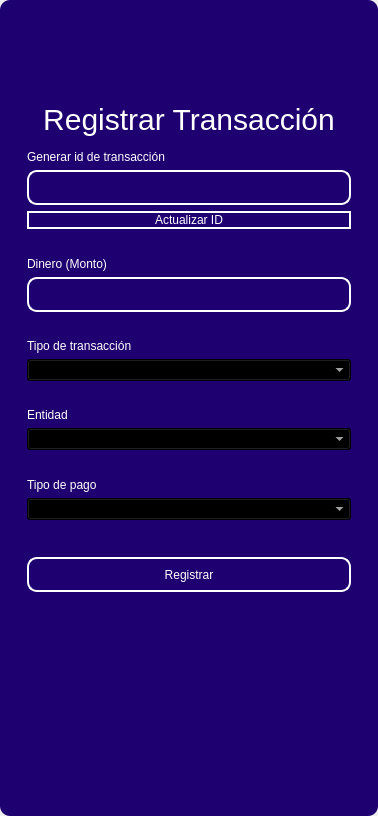
<?xml version="1.0" encoding="UTF-8"?>
<ui version="4.0">
 <class>MainWindow</class>
 <widget class="QMainWindow" name="MainWindow">
  <property name="geometry">
   <rect>
    <x>0</x>
    <y>0</y>
    <width>378</width>
    <height>816</height>
   </rect>
  </property>
  <property name="windowTitle">
   <string>MainWindow</string>
  </property>
  <property name="styleSheet">
   <string notr="true"/>
  </property>
  <widget class="QWidget" name="centralwidget">
   <property name="styleSheet">
    <string notr="true"/>
   </property>
   <layout class="QVBoxLayout" name="verticalLayout">
    <property name="spacing">
     <number>0</number>
    </property>
    <property name="leftMargin">
     <number>0</number>
    </property>
    <property name="topMargin">
     <number>0</number>
    </property>
    <property name="rightMargin">
     <number>0</number>
    </property>
    <property name="bottomMargin">
     <number>0</number>
    </property>
    <item>
     <widget class="QFrame" name="frame">
      <property name="enabled">
       <bool>true</bool>
      </property>
      <property name="styleSheet">
       <string notr="true">QFrame {
	border-radius:10px;
	background-color:#1E0070;
 }
</string>
      </property>
      <property name="frameShape">
       <enum>QFrame::StyledPanel</enum>
      </property>
      <property name="frameShadow">
       <enum>QFrame::Raised</enum>
      </property>
      <layout class="QVBoxLayout" name="verticalLayout_2">
       <item>
        <widget class="QFrame" name="frame_superior">
         <property name="minimumSize">
          <size>
           <width>0</width>
           <height>40</height>
          </size>
         </property>
         <property name="maximumSize">
          <size>
           <width>16777215</width>
           <height>40</height>
          </size>
         </property>
         <property name="styleSheet">
          <string notr="true">QPushButton{
border-radius:18px;
}

QPushButton:hover{
	background-color: rgb(0, 0, 0);
}
</string>
         </property>
         <property name="frameShape">
          <enum>QFrame::StyledPanel</enum>
         </property>
         <property name="frameShadow">
          <enum>QFrame::Raised</enum>
         </property>
         <layout class="QHBoxLayout" name="horizontalLayout_3">
          <property name="spacing">
           <number>4</number>
          </property>
          <property name="leftMargin">
           <number>0</number>
          </property>
          <property name="topMargin">
           <number>0</number>
          </property>
          <property name="rightMargin">
           <number>0</number>
          </property>
          <property name="bottomMargin">
           <number>0</number>
          </property>
          <item>
           <widget class="QPushButton" name="btn_icon">
            <property name="text">
             <string/>
            </property>
            <property name="iconSize">
             <size>
              <width>40</width>
              <height>40</height>
             </size>
            </property>
           </widget>
          </item>
          <item>
           <spacer name="horizontalSpacer_2">
            <property name="orientation">
             <enum>Qt::Horizontal</enum>
            </property>
            <property name="sizeHint" stdset="0">
             <size>
              <width>443</width>
              <height>20</height>
             </size>
            </property>
           </spacer>
          </item>
          <item>
           <widget class="QPushButton" name="bt_minimizar">
            <property name="minimumSize">
             <size>
              <width>38</width>
              <height>38</height>
             </size>
            </property>
            <property name="maximumSize">
             <size>
              <width>38</width>
              <height>38</height>
             </size>
            </property>
            <property name="cursor">
             <cursorShape>PointingHandCursor</cursorShape>
            </property>
            <property name="text">
             <string/>
            </property>
            <property name="icon">
             <iconset>
              <normaloff>image/minus.svg</normaloff>image/minus.svg</iconset>
            </property>
            <property name="iconSize">
             <size>
              <width>38</width>
              <height>38</height>
             </size>
            </property>
           </widget>
          </item>
          <item>
           <widget class="QPushButton" name="bt_maximizar">
            <property name="minimumSize">
             <size>
              <width>38</width>
              <height>38</height>
             </size>
            </property>
            <property name="maximumSize">
             <size>
              <width>38</width>
              <height>38</height>
             </size>
            </property>
            <property name="cursor">
             <cursorShape>PointingHandCursor</cursorShape>
            </property>
            <property name="text">
             <string/>
            </property>
            <property name="icon">
             <iconset>
              <normaloff>image/chevron-up.svg</normaloff>image/chevron-up.svg</iconset>
            </property>
            <property name="iconSize">
             <size>
              <width>38</width>
              <height>38</height>
             </size>
            </property>
           </widget>
          </item>
          <item>
           <widget class="QPushButton" name="bt_restaurar">
            <property name="minimumSize">
             <size>
              <width>38</width>
              <height>38</height>
             </size>
            </property>
            <property name="maximumSize">
             <size>
              <width>38</width>
              <height>38</height>
             </size>
            </property>
            <property name="cursor">
             <cursorShape>PointingHandCursor</cursorShape>
            </property>
            <property name="text">
             <string/>
            </property>
            <property name="icon">
             <iconset>
              <normaloff>image/chevron-down.svg</normaloff>image/chevron-down.svg</iconset>
            </property>
            <property name="iconSize">
             <size>
              <width>38</width>
              <height>38</height>
             </size>
            </property>
           </widget>
          </item>
          <item>
           <widget class="QPushButton" name="bt_cerrar">
            <property name="minimumSize">
             <size>
              <width>38</width>
              <height>38</height>
             </size>
            </property>
            <property name="maximumSize">
             <size>
              <width>38</width>
              <height>38</height>
             </size>
            </property>
            <property name="cursor">
             <cursorShape>PointingHandCursor</cursorShape>
            </property>
            <property name="text">
             <string/>
            </property>
            <property name="icon">
             <iconset>
              <normaloff>image/x.svg</normaloff>image/x.svg</iconset>
            </property>
            <property name="iconSize">
             <size>
              <width>38</width>
              <height>38</height>
             </size>
            </property>
           </widget>
          </item>
         </layout>
        </widget>
       </item>
       <item>
        <widget class="QFrame" name="frame_3">
         <property name="styleSheet">
          <string notr="true">QLabel {
	color: rgb(255, 255, 254);
	font: 12pt &quot;Arial&quot;;
	background-color: rgba(0, 0, 0,0);
}

QTextEdit{
background-color: rgba(0, 0, 0,0);
border-radius:10px; 
font: 12pt &quot;Arial&quot;;
color: rgb(255, 255, 254);
border: 2px solid  rgb(255, 255, 255);

}

QTextEdit:hover{
background-color: rgba(0, 0, 0,0);
border-radius:10px; 
font: 12pt &quot;Arial&quot;;
border: 2px solid  rgb(120, 0, 171);
}

QTextEdit:focus{
background-color: rgb(0, 0, 0);
border-radius:10px; 
font: 12pt &quot;Arial&quot;;
border: 2px solid rgb(120, 0, 171);
}

QLineEdit{
background-color: rgba(0, 0, 0,0);
border-radius:10px; 
font: 12pt &quot;Arial&quot;;
color: rgb(255, 255, 254);
border: 2px solid  rgb(255, 255, 255);

}

QLineEdit:hover{
background-color: rgba(0, 0, 0,0);
border-radius:10px; 
font: 12pt &quot;Arial&quot;;
border: 2px solid  rgb(120, 0, 171);
}

QLineEdit:focus{
background-color: rgb(0, 0, 0);
border-radius:10px; 
font: 12pt &quot;Arial&quot;;
border: 2px solid rgb(120, 0, 171);
}

QCheckBox{
	font: 12pt &quot;Arial&quot;;
	color: rgb(255, 255, 255);
}

QCheckBox::indicator {
    width: 18px;
    height:18px;
}

QCheckBox::indicator:unchecked {
   background-image: url(image/square.svg);
}

QCheckBox::indicator:checked {
   background-image: url(image/check-square.svg);
}

QPushButton{
border-radius:10px; 
font: 12pt &quot;Arial&quot;;
color: rgb(255, 255, 254);
border: 2px solid #ffffff;
}

QPushButton:hover{
border-radius:10px; 
font: 12pt &quot;Arial&quot;;
color: rgb(255, 255, 255);
border: 2px solid rgb(120, 0, 171);
	background-color: rgb(120, 0, 171);
}
</string>
         </property>
         <property name="frameShape">
          <enum>QFrame::StyledPanel</enum>
         </property>
         <property name="frameShadow">
          <enum>QFrame::Raised</enum>
         </property>
         <layout class="QHBoxLayout" name="horizontalLayout_4">
          <item>
           <layout class="QVBoxLayout" name="verticalLayout_4" stretch="0,0,0">
            <property name="spacing">
             <number>66</number>
            </property>
            <property name="sizeConstraint">
             <enum>QLayout::SetDefaultConstraint</enum>
            </property>
            <property name="leftMargin">
             <number>0</number>
            </property>
            <item>
             <widget class="QFrame" name="frame_4">
              <property name="sizePolicy">
               <sizepolicy hsizetype="Fixed" vsizetype="Fixed">
                <horstretch>1</horstretch>
                <verstretch>0</verstretch>
               </sizepolicy>
              </property>
              <property name="maximumSize">
               <size>
                <width>750</width>
                <height>600</height>
               </size>
              </property>
              <property name="layoutDirection">
               <enum>Qt::LeftToRight</enum>
              </property>
              <property name="autoFillBackground">
               <bool>false</bool>
              </property>
              <property name="styleSheet">
               <string notr="true">QLabel {
	color: rgb(255, 255, 254);
	font: 12pt &quot;Arial&quot;;
	background-color: rgba(0, 0, 0,0);
}


QLineEdit{
background-color: rgba(0, 0, 0,0);
border-radius:10px; 
font: 12pt &quot;Arial&quot;;
color: rgb(255, 255, 254);
border: 2px solid  rgb(255, 255, 255);

}

QLineEdit:hover{
background-color: rgba(0, 0, 0,0);
border-radius:10px; 
font: 12pt &quot;Arial&quot;;
border: 2px solid  rgb(120, 0, 171);
}

QLineEdit:focus{
background-color: rgb(0, 0, 0);
border-radius:10px; 
font: 12pt &quot;Arial&quot;;
border: 2px solid rgb(120, 0, 171);
}

QCheckBox{
	font: 12pt &quot;Arial&quot;;
	color: rgb(255, 255, 255);
}

QCheckBox::indicator {
    width: 18px;
    height:18px;
}

QCheckBox::indicator:unchecked {
   background-image: url(image/square.svg);
}

QCheckBox::indicator:checked {
   background-image: url(image/check-square.svg);
}

QPushButton{
border-radius:10px; 
font: 12pt &quot;Arial&quot;;
color: rgb(255, 255, 254);
border: 2px solid #ffffff;
}

QPushButton:hover{
border-radius:10px; 
font: 12pt &quot;Arial&quot;;
color: rgb(255, 255, 255);
border: 2px solid rgb(120, 0, 171);
	background-color: rgb(120, 0, 171);
}
</string>
              </property>
              <property name="frameShape">
               <enum>QFrame::StyledPanel</enum>
              </property>
              <property name="frameShadow">
               <enum>QFrame::Raised</enum>
              </property>
              <layout class="QVBoxLayout" name="verticalLayout_3">
               <property name="sizeConstraint">
                <enum>QLayout::SetDefaultConstraint</enum>
               </property>
               <property name="leftMargin">
                <number>9</number>
               </property>
               <property name="topMargin">
                <number>9</number>
               </property>
               <item>
                <spacer name="verticalSpacer_3">
                 <property name="orientation">
                  <enum>Qt::Vertical</enum>
                 </property>
                 <property name="sizeHint" stdset="0">
                  <size>
                   <width>20</width>
                   <height>40</height>
                  </size>
                 </property>
                </spacer>
               </item>
               <item>
                <widget class="QLabel" name="label_3">
                 <property name="minimumSize">
                  <size>
                   <width>100</width>
                   <height>50</height>
                  </size>
                 </property>
                 <property name="styleSheet">
                  <string notr="true">font-size: 30px</string>
                 </property>
                 <property name="text">
                  <string>Registrar Transacción</string>
                 </property>
                 <property name="alignment">
                  <set>Qt::AlignCenter</set>
                 </property>
                </widget>
               </item>
               <item>
                <widget class="QLabel" name="label_4">
                 <property name="text">
                  <string>Generar id de transacción</string>
                 </property>
                </widget>
               </item>
               <item>
                <widget class="QLineEdit" name="idtxt">
                 <property name="enabled">
                  <bool>false</bool>
                 </property>
                 <property name="minimumSize">
                  <size>
                   <width>0</width>
                   <height>35</height>
                  </size>
                 </property>
                 <property name="text">
                  <string/>
                 </property>
                </widget>
               </item>
               <item>
                <widget class="QPushButton" name="btn_generate">
                 <property name="cursor">
                  <cursorShape>PointingHandCursor</cursorShape>
                 </property>
                 <property name="text">
                  <string>Actualizar ID</string>
                 </property>
                </widget>
               </item>
               <item>
                <spacer name="verticalSpacer_4">
                 <property name="orientation">
                  <enum>Qt::Vertical</enum>
                 </property>
                 <property name="sizeHint" stdset="0">
                  <size>
                   <width>20</width>
                   <height>40</height>
                  </size>
                 </property>
                </spacer>
               </item>
               <item>
                <widget class="QLabel" name="label_5">
                 <property name="text">
                  <string>Dinero (Monto)</string>
                 </property>
                </widget>
               </item>
               <item>
                <widget class="QLineEdit" name="amounttxt">
                 <property name="minimumSize">
                  <size>
                   <width>0</width>
                   <height>35</height>
                  </size>
                 </property>
                 <property name="maximumSize">
                  <size>
                   <width>16777215</width>
                   <height>16777215</height>
                  </size>
                 </property>
                 <property name="echoMode">
                  <enum>QLineEdit::Normal</enum>
                 </property>
                </widget>
               </item>
               <item>
                <spacer name="verticalSpacer_5">
                 <property name="orientation">
                  <enum>Qt::Vertical</enum>
                 </property>
                 <property name="sizeHint" stdset="0">
                  <size>
                   <width>20</width>
                   <height>40</height>
                  </size>
                 </property>
                </spacer>
               </item>
               <item>
                <widget class="QLabel" name="label">
                 <property name="text">
                  <string>Tipo de transacción</string>
                 </property>
                </widget>
               </item>
               <item>
                <widget class="QComboBox" name="type_trans_combobox">
                 <property name="cursor">
                  <cursorShape>PointingHandCursor</cursorShape>
                 </property>
                 <property name="styleSheet">
                  <string notr="true">background-color: rgb(0, 0, 0);
color: rgb(255, 255, 255);</string>
                 </property>
                </widget>
               </item>
               <item>
                <spacer name="verticalSpacer_10">
                 <property name="orientation">
                  <enum>Qt::Vertical</enum>
                 </property>
                 <property name="sizeHint" stdset="0">
                  <size>
                   <width>20</width>
                   <height>40</height>
                  </size>
                 </property>
                </spacer>
               </item>
               <item>
                <widget class="QLabel" name="label_2">
                 <property name="text">
                  <string>Entidad </string>
                 </property>
                </widget>
               </item>
               <item>
                <widget class="QComboBox" name="entity_combobox">
                 <property name="cursor">
                  <cursorShape>PointingHandCursor</cursorShape>
                 </property>
                 <property name="styleSheet">
                  <string notr="true">background-color: rgb(0, 0, 0);
color: rgb(255, 255, 255);</string>
                 </property>
                </widget>
               </item>
               <item>
                <spacer name="verticalSpacer_6">
                 <property name="orientation">
                  <enum>Qt::Vertical</enum>
                 </property>
                 <property name="sizeHint" stdset="0">
                  <size>
                   <width>20</width>
                   <height>40</height>
                  </size>
                 </property>
                </spacer>
               </item>
               <item>
                <widget class="QLabel" name="label_7">
                 <property name="text">
                  <string>Tipo de pago</string>
                 </property>
                </widget>
               </item>
               <item>
                <widget class="QComboBox" name="type_pay_combobox">
                 <property name="cursor">
                  <cursorShape>PointingHandCursor</cursorShape>
                 </property>
                 <property name="styleSheet">
                  <string notr="true">background-color: rgb(0, 0, 0);
color: rgb(255, 255, 255);</string>
                 </property>
                </widget>
               </item>
               <item>
                <spacer name="verticalSpacer_9">
                 <property name="orientation">
                  <enum>Qt::Vertical</enum>
                 </property>
                 <property name="sizeHint" stdset="0">
                  <size>
                   <width>20</width>
                   <height>50</height>
                  </size>
                 </property>
                </spacer>
               </item>
               <item>
                <widget class="QPushButton" name="btn_add">
                 <property name="minimumSize">
                  <size>
                   <width>0</width>
                   <height>35</height>
                  </size>
                 </property>
                 <property name="cursor">
                  <cursorShape>PointingHandCursor</cursorShape>
                 </property>
                 <property name="text">
                  <string>Registrar</string>
                 </property>
                </widget>
               </item>
               <item>
                <spacer name="verticalSpacer_7">
                 <property name="orientation">
                  <enum>Qt::Vertical</enum>
                 </property>
                 <property name="sizeHint" stdset="0">
                  <size>
                   <width>20</width>
                   <height>40</height>
                  </size>
                 </property>
                </spacer>
               </item>
               <item>
                <layout class="QHBoxLayout" name="horizontalLayout_2"/>
               </item>
               <item>
                <spacer name="verticalSpacer_8">
                 <property name="orientation">
                  <enum>Qt::Vertical</enum>
                 </property>
                 <property name="sizeHint" stdset="0">
                  <size>
                   <width>20</width>
                   <height>40</height>
                  </size>
                 </property>
                </spacer>
               </item>
               <item>
                <layout class="QHBoxLayout" name="horizontalLayout">
                 <item>
                  <spacer name="horizontalSpacer">
                   <property name="orientation">
                    <enum>Qt::Horizontal</enum>
                   </property>
                   <property name="sizeHint" stdset="0">
                    <size>
                     <width>40</width>
                     <height>20</height>
                    </size>
                   </property>
                  </spacer>
                 </item>
                </layout>
               </item>
              </layout>
             </widget>
            </item>
            <item>
             <spacer name="verticalSpacer">
              <property name="orientation">
               <enum>Qt::Vertical</enum>
              </property>
              <property name="sizeHint" stdset="0">
               <size>
                <width>28</width>
                <height>28</height>
               </size>
              </property>
             </spacer>
            </item>
            <item>
             <spacer name="verticalSpacer_2">
              <property name="orientation">
               <enum>Qt::Vertical</enum>
              </property>
              <property name="sizeHint" stdset="0">
               <size>
                <width>20</width>
                <height>40</height>
               </size>
              </property>
             </spacer>
            </item>
           </layout>
          </item>
         </layout>
        </widget>
       </item>
      </layout>
     </widget>
    </item>
   </layout>
  </widget>
 </widget>
 <resources/>
 <connections/>
</ui>
